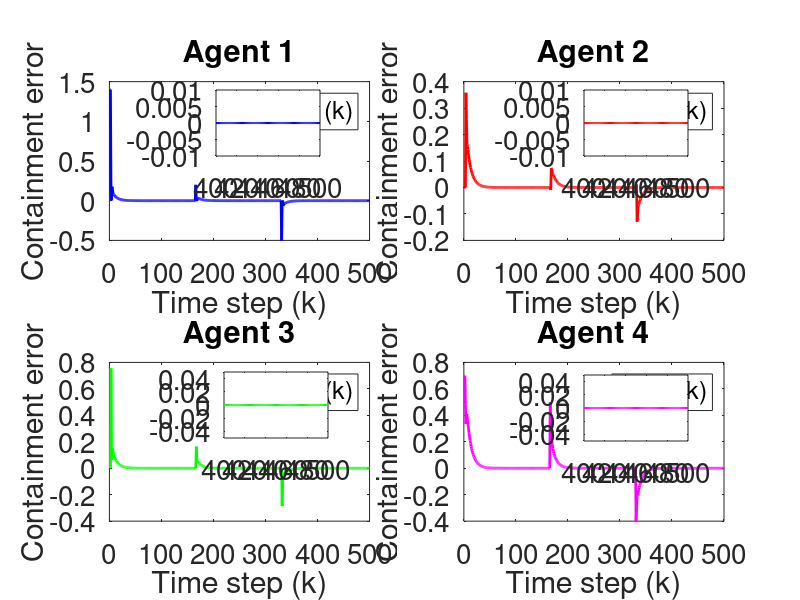

Write MATLAB code to recreate this figure.
clc; clear;

%Parameters

rho = 10.5;
eta = 5;
lamda = 120;
mu = 80.5;
epsilon = 1e-5;
alpha = 1;

T = 0.1;
gamma1 = 0.05;
gamma2 = 0.05;
gamma3 = 0.05;
gamma4 = 0.05;

beta = 10;
sigma = 95;
tau = 1e-5;
nena = 1e-5;

rT = 1024;
L = 200;
m = 500;
n =600;


% initialization 

phi1 = zeros(m+1, 1);
phi2 = zeros(m+1, 1);
phi3 = zeros(m+1, 1);
phi4 = zeros(m+1, 1);

mfa1 = zeros(m+1, 1);
mfa2 = zeros(m+1, 1);
mfa3 = zeros(m+1, 1);
mfa4 = zeros(m+1, 1);

sm1 = zeros(m,1);
sm2 = zeros(m,1);
sm3 = zeros(m,1);
sm4 = zeros(m,1);

y1 = zeros(m+1, 1);
y2 = zeros(m+1, 1);
y3 = zeros(m+1, 1);
y4 = zeros(m+1, 1);

u1 = zeros(m,1);
u2 = zeros(m,1);
u3 = zeros(m,1);
u4 = zeros(m,1);

xi1 = zeros(m, 1);
xi2 = zeros(m, 1);
xi3 = zeros(m, 1);
xi4 = zeros(m, 1);

s1 = zeros(m, 1);
s2 = zeros(m, 1);
s3 = zeros(m, 1);
s4 = zeros(m, 1);

omega1 = zeros(m, 1);
omega2 = zeros(m, 1);
omega3 = zeros(m, 1);
omega4 = zeros(m, 1);

%Time Invarying Leaders signals (w5, w6)
% Preallocate arrays (adjust size if needed)
w5 = zeros(1, m);  % example length, adjust as needed
w6 = zeros(1, m);  % example length, adjust as needed

% Set w5 values according to conditions
w5(1:165)     = 1.4;
w5(166:330)   = 1.6;
w5(331:end)   = 1.1;

% Set w6 values according to conditions
w6(1:165)     = 0.7;
w6(166:330)   = 1.2;
w6(331:end)   = 0.8;


% % Time vector for sinusoidal signals
% k = 1:m;
% t = (k-1) * T; % Time vector: t = (k-1)*T

% % Define sinusoidal leader signals (choose one of the variations below)

% % Variation 1: Low-frequency, same amplitude, phase-shifted signals
% w5 = 0.5 + 0.25 * sin(0.1 * t); % Amplitude = 0.25, frequency = 0.1 rad/s, offset = 1.15
% w6 = 0.5 + 0.25 * sin(0.1 * t + pi/2); % Same amplitude and frequency, phase shift = pi/2



for k = 1:m

    if k == 1
        phi1(k) = 1;
        phi2(k) = 1;
        phi3(k) = 1;
        phi4(k) = 1;
    elseif k == 2
        phi1(k) = phi1(k-1) + (eta * u1(k-1) / (mu + u1(k-1)^2)) * (y1(k) - phi1(k-1)*u1(k-1));
        phi2(k) = phi2(k-1) + (eta * u2(k-1) / (mu + u2(k-1)^2)) * (y2(k) - phi2(k-1)*u2(k-1));
        phi3(k) = phi3(k-1) + (eta * u3(k-1) / (mu + u3(k-1)^2)) * (y3(k) - phi3(k-1)*u3(k-1));
        phi4(k) = phi4(k-1) + (eta * u4(k-1) / (mu + u4(k-1)^2)) * (y4(k) - phi4(k-1)*u4(k-1));
    else
        phi1(k) = phi1(k-1) + (eta * (u1(k-1) - u1(k-2)) / (mu + (u1(k-1) - u1(k-2))^2)) * (y1(k) - y1(k-1) - phi1(k-1) * (u1(k-1) - u1(k-2)));
        phi2(k) = phi2(k-1) + (eta * (u2(k-1) - u2(k-2)) / (mu + (u2(k-1) - u2(k-2))^2)) * (y2(k) - y2(k-1) - phi2(k-1) * (u2(k-1) - u2(k-2)));
        phi3(k) = phi3(k-1) + (eta * (u3(k-1) - u3(k-2)) / (mu + (u3(k-1) - u3(k-2))^2)) * (y3(k) - y3(k-1) - phi3(k-1) * (u3(k-1) - u3(k-2)));
        phi4(k) = phi4(k-1) + (eta * (u4(k-1) - u4(k-2)) / (mu + (u4(k-1) - u4(k-2))^2)) * (y4(k) - y4(k-1) - phi4(k-1) * (u4(k-1) - u4(k-2)));
    end

    % Stability protection
    if k > 2 && (abs(phi1(k)) <= epsilon || abs(u1(k - 1) - u1(k - 2)) <= epsilon || sign(phi1(k)) ~= sign(phi1(1)))
        phi1(k) = phi1(1);
    end
    
    if k > 2 && (abs(phi2(k)) <= epsilon || abs(u2(k - 1) - u2(k - 2)) <= epsilon || sign(phi2(k)) ~= sign(phi2(1)))
        phi2(k) = phi2(1);
    end
    
    if k > 2 && (abs(phi3(k)) <= epsilon || abs(u3(k - 1) - u3(k - 2)) <= epsilon || sign(phi3(k)) ~= sign(phi3(1)))
        phi3(k) = phi3(1);
    end
    
    if k > 2 && (abs(phi4(k)) <= epsilon || abs(u4(k - 1) - u4(k - 2)) <= epsilon || sign(phi4(k)) ~= sign(phi4(1)))
        phi4(k) = phi4(1);
    end

    % Example for one time step:
    xi1(k) = y2(k) - 2 * y1(k) + w5(k);
    xi2(k) = y3(k) - y2(k);
    xi3(k) = y4(k) - 2 * y3(k) + y1(k);
    xi4(k) = y2(k) - 2 * y4(k) + w6(k);

    % Fix: Handle k=1 case for sliding surfaces
    if k == 1
        s1(k) = 0;
        s2(k) = 0;
        s3(k) = 0;
        s4(k) = 0;
    else
        s1(k) = alpha * xi1(k) - xi1(k-1);
        s2(k) = alpha * xi2(k) - xi2(k-1);
        s3(k) = alpha * xi3(k) - xi3(k-1);
        s4(k) = alpha * xi4(k) - xi4(k-1);
    end

    % Fix: Handle k=1 case for sliding surfaces
    if k == 1
        omega1(k) = 0;
        omega2(k) = 0;
        omega3(k) = 0;
        omega4(k) = 0;
    else
        omega1(k) = s1(k) + tau * (s1(k-1));
        omega2(k) = s2(k) + tau * (s2(k-1));
        omega3(k) = s3(k) + tau * (s3(k-1));
        omega4(k) = s4(k) + tau * (s4(k-1));
    end

    if k == 1
        mfa1(k) = 0;
        mfa2(k) = 0;
        mfa3(k) = 0;
        mfa4(k) = 0;
    else
        mfa1(k) = mfa1(k-1) + (rho * phi1(k)) / (lamda + abs(phi1(k)^2)) * xi1(k);
        mfa2(k) = mfa2(k-1) + (rho * phi2(k)) / (lamda + abs(phi2(k)^2)) * xi2(k);
        mfa3(k) = mfa3(k-1) + (rho * phi3(k)) / (lamda + abs(phi3(k)^2)) * xi3(k);
        mfa4(k) = mfa4(k-1) + (rho * phi4(k)) / (lamda + abs(phi4(k)^2)) * xi4(k);
    end


    % SMC updates
    if k == 1 
        sm1(k) = 0;
        sm2(k) = 0;
        sm3(k) = 0;
        sm4(k) = 0;
    else
        sm1(k) = sm1(k-1) + (beta * phi1(k)) / (sigma + (phi1(k))^2) * ...
            ( (xi1(k) + (y4(k) - y4(k-1)) + (w5(k) - w5(k-1))+(w6(k) - w6(k-1))) / (1 + 1) ...
            + (1-tau * alpha) * xi1(k) - tau * xi1(k-1) / (alpha * (2)) + nena * sign(omega1(k)) );

        sm2(k) = sm2(k-1) + (beta * phi2(k)) / (sigma + (phi2(k))^2) * ...
            ( (xi2(k) + (y3(k) - y3(k-1)) + (w5(k) - w5(k-1))+(w6(k) - w6(k-1))) / (1) ...
            + (1-tau * alpha) * xi2(k) - tau * xi2(k-1) / (alpha * (1)) + nena * sign(omega2(k)) );


        sm3(k) = sm3(k-1) + (beta * phi3(k)) / (sigma + (phi3(k))^2) * ...
            ( (xi3(k) + (y1(k) - y1(k-1)) + (y4(k) - y4(k-1)) + (w5(k) - w5(k-1))+(w6(k) - w6(k-1))) / (2) ...
            + (1-tau * alpha) * xi3(k) - tau * xi3(k-1) / (alpha * (2)) + nena * sign(omega3(k)) );


        sm4(k) = sm4(k-1) + (beta * phi4(k)) / (sigma + (phi4(k))^2) * ...
            ( (xi4(k) + (y2(k) - y3(k-1)) + (w5(k) - w5(k-1))+(w6(k) - w6(k-1))) / (2) ...
            + (1-tau * alpha) * xi4(k) - tau * xi4(k-1) / (alpha * (2)) + nena * sign(omega4(k)) );
    end

    % Control signal
    if k == 1
        u1(k) = 0;
        u2(k) = 0;
        u3(k) = 0;
        u4(k) = 0;
    else
        u1(k) = mfa1(k) + gamma1 * sm1(k);
        u2(k) = mfa2(k) + gamma2 * sm2(k);
        u3(k) = mfa3(k) + gamma3 * sm3(k);
        u4(k) = mfa4(k) + gamma4 * sm4(k);
    end
    if k == 1
        y1(k) = 0;
        y2(k) = 0;
        y3(k) = 0;
        y4(k) = 0;
    end

    % System dynamics (example, replace with actual system equations)

    y1(k + 1) = m / (rT * 0.1) * u1(k);
    y2(k + 1) = m / (rT * 0.1) * u2(k);
    y3(k + 1) = m / (rT * 0.1) * u3(k);
    y4(k + 1) = m / (rT * 0.3) * u4(k);

    
    % Ensure y values do not exceed bounds (example, adjust as needed)
 
    % y1(k) = max(0, min(1, y1(k)));
    % y2(k) = max(0, min(1, y2(k)));
    % y3(k) = max(0, min(1, y3(k)));
    % y4(k) = max(0, min(1, y4(k)));
    % % Ensure u values do not exceed bounds (example, adjust as needed)
    % u1(k) = max(0, min(1, u1(k)));
    % u2(k) = max(0, min(1, u2(k)));
    % u3(k) = max(0, min(1, u3(k)));
    % u4(k) = max(0, min(1, u4(k)));
    % % Ensure phi values do not exceed bounds (example, adjust as needed)
    % phi1(k) = max(0, min(1, phi1(k)));
    % phi2(k) = max(0, min(1, phi2(k)));
    % phi3(k) = max(0, min(1, phi3(k)));
    % phi4(k) = max(0, min(1, phi4(k)));

    % Plotting



end

% Time vector
k = 1:m;

% Create a main figure window
figure('Position', [100, 100, 1500, 800]);

% Define zoom range (adjust as needed)
zoomStart = 400;
zoomEnd = m;
zoomed_fontsize = 20;
font_size = 20;

% Agent 1
subplot(2,2,1);
plot(k, xi1(1:m), 'b', 'LineWidth', 2);
title('Agent 1', 'FontSize', font_size);
xlabel('Time step (k)', 'FontSize', font_size);
ylabel('Containment error', 'FontSize', font_size);
legend('\Xi_1(k)', 'FontSize', font_size);
grid off;
set(gca, 'FontSize', font_size);

% Zoom inset
axes('Position', [0.27 0.74 0.13 0.11]);
box on;
plot(k(zoomStart:zoomEnd), xi1(zoomStart:zoomEnd), 'b', 'LineWidth', 1.5);
ylim([-0.01 0.01]);  % <-- added line
set(gca, 'FontSize', zoomed_fontsize);



% Agent 2
subplot(2,2,2);
plot(k, xi2(1:m), 'r', 'LineWidth', 2);
title('Agent 2', 'FontSize', font_size);
xlabel('Time step (k)', 'FontSize', font_size);
ylabel('Containment error', 'FontSize', font_size);
legend('\Xi_2(k)', 'FontSize', font_size);
grid off;
set(gca, 'FontSize', font_size);
axes('Position', [0.73 0.74 0.13 0.11]);
ylim([-0.2 0.5]);
box on;
plot(k(zoomStart:zoomEnd), xi2(zoomStart:zoomEnd), 'r', 'LineWidth', 1.5);
ylim([-0.01 0.01]);  % <-- added line
set(gca, 'FontSize', zoomed_fontsize);

% Agent 3
subplot(2,2,3);
plot(k, xi3(1:m), 'g', 'LineWidth', 2);
title('Agent 3', 'FontSize', font_size);
xlabel('Time step (k)', 'FontSize', font_size);
ylabel('Containment error', 'FontSize', font_size);
legend('\Xi_3(k)', 'FontSize', font_size);
grid off;
set(gca, 'FontSize', font_size);
axes('Position', [0.28 0.27 0.13 0.11]);
box on;
plot(k(zoomStart:zoomEnd), xi3(zoomStart:zoomEnd), 'g', 'LineWidth', 1.5);
ylim([-0.05 0.05]);  % <-- added line
set(gca, 'FontSize', zoomed_fontsize);

% Agent 4
subplot(2,2,4);
plot(k, xi4(1:m), 'm', 'LineWidth', 2);
title('Agent 4', 'FontSize', font_size);
xlabel('Time step (k)', 'FontSize', font_size);
ylabel('Containment error', 'FontSize', font_size);
legend('\Xi_4(k)', 'FontSize', font_size);
grid off;
set(gca, 'FontSize', font_size);
axes('Position', [0.73 0.265 0.13 0.11]);
box on;
plot(k(zoomStart:zoomEnd), xi4(zoomStart:zoomEnd), 'm', 'LineWidth', 1.5);
ylim([-0.05 0.05]);  % <-- added line
set(gca, 'FontSize', zoomed_fontsize);



    
